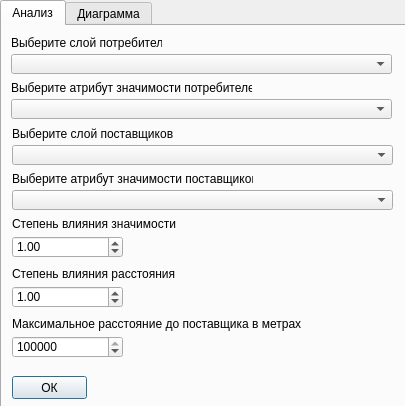
<?xml version="1.0" encoding="UTF-8"?>
<ui version="4.0">
 <class>Dialog</class>
 <widget class="QDialog" name="Dialog">
  <property name="geometry">
   <rect>
    <x>0</x>
    <y>0</y>
    <width>405</width>
    <height>406</height>
   </rect>
  </property>
  <property name="windowTitle">
   <string>Гравитационная модель</string>
  </property>
  <property name="sizeGripEnabled">
   <bool>false</bool>
  </property>
  <property name="modal">
   <bool>false</bool>
  </property>
  <widget class="QTabWidget" name="tabWidget">
   <property name="geometry">
    <rect>
     <x>0</x>
     <y>0</y>
     <width>411</width>
     <height>411</height>
    </rect>
   </property>
   <property name="tabPosition">
    <enum>QTabWidget::North</enum>
   </property>
   <property name="tabShape">
    <enum>QTabWidget::Rounded</enum>
   </property>
   <property name="currentIndex">
    <number>0</number>
   </property>
   <property name="documentMode">
    <bool>false</bool>
   </property>
   <property name="movable">
    <bool>true</bool>
   </property>
   <widget class="QWidget" name="tab">
    <attribute name="title">
     <string>Анализ</string>
    </attribute>
    <widget class="QLabel" name="label_significance_attr_2">
     <property name="geometry">
      <rect>
       <x>10</x>
       <y>145</y>
       <width>241</width>
       <height>16</height>
      </rect>
     </property>
     <property name="text">
      <string>&lt;html&gt;&lt;head/&gt;&lt;body&gt;&lt;p&gt;Выберите атрибут значимости  поставщиков&lt;/p&gt;&lt;/body&gt;&lt;/html&gt;</string>
     </property>
    </widget>
    <widget class="QLabel" name="label_distance_power">
     <property name="geometry">
      <rect>
       <x>10</x>
       <y>240</y>
       <width>274</width>
       <height>16</height>
      </rect>
     </property>
     <property name="text">
      <string>Степень влияния расстояния</string>
     </property>
    </widget>
    <widget class="QComboBox" name="comboBox_significance_attr">
     <property name="enabled">
      <bool>true</bool>
     </property>
     <property name="geometry">
      <rect>
       <x>9</x>
       <y>73</y>
       <width>381</width>
       <height>20</height>
      </rect>
     </property>
     <property name="contextMenuPolicy">
      <enum>Qt::NoContextMenu</enum>
     </property>
    </widget>
    <widget class="QPushButton" name="ok_button">
     <property name="geometry">
      <rect>
       <x>10</x>
       <y>350</y>
       <width>75</width>
       <height>23</height>
      </rect>
     </property>
     <property name="text">
      <string>ОК</string>
     </property>
    </widget>
    <widget class="QLabel" name="label_features_layer">
     <property name="geometry">
      <rect>
       <x>9</x>
       <y>9</y>
       <width>151</width>
       <height>16</height>
      </rect>
     </property>
     <property name="text">
      <string>Выберите слой потребителей</string>
     </property>
    </widget>
    <widget class="QComboBox" name="comboBox_significance_attr_2">
     <property name="enabled">
      <bool>true</bool>
     </property>
     <property name="geometry">
      <rect>
       <x>10</x>
       <y>164</y>
       <width>381</width>
       <height>20</height>
      </rect>
     </property>
     <property name="contextMenuPolicy">
      <enum>Qt::NoContextMenu</enum>
     </property>
    </widget>
    <widget class="QLabel" name="label_features_layer_2">
     <property name="geometry">
      <rect>
       <x>10</x>
       <y>100</y>
       <width>161</width>
       <height>16</height>
      </rect>
     </property>
     <property name="text">
      <string>Выберите слой поставщиков</string>
     </property>
    </widget>
    <widget class="QLabel" name="label_significance_power">
     <property name="geometry">
      <rect>
       <x>10</x>
       <y>190</y>
       <width>181</width>
       <height>16</height>
      </rect>
     </property>
     <property name="text">
      <string>Степень влияния значимости</string>
     </property>
    </widget>
    <widget class="QComboBox" name="comboBox_feature_layer">
     <property name="geometry">
      <rect>
       <x>9</x>
       <y>28</y>
       <width>381</width>
       <height>20</height>
      </rect>
     </property>
    </widget>
    <widget class="QLabel" name="label_significance_attr">
     <property name="geometry">
      <rect>
       <x>9</x>
       <y>54</y>
       <width>241</width>
       <height>16</height>
      </rect>
     </property>
     <property name="text">
      <string>&lt;html&gt;&lt;head/&gt;&lt;body&gt;&lt;p&gt;Выберите атрибут значимости потребителей&lt;/p&gt;&lt;/body&gt;&lt;/html&gt;</string>
     </property>
    </widget>
    <widget class="QComboBox" name="comboBox_feature_layer_2">
     <property name="geometry">
      <rect>
       <x>10</x>
       <y>119</y>
       <width>381</width>
       <height>20</height>
      </rect>
     </property>
    </widget>
    <widget class="QLabel" name="label_max_distance">
     <property name="geometry">
      <rect>
       <x>10</x>
       <y>290</y>
       <width>381</width>
       <height>16</height>
      </rect>
     </property>
     <property name="text">
      <string>Максимальное расстояние до поставщика в метрах</string>
     </property>
    </widget>
    <widget class="QSpinBox" name="spinBox">
     <property name="geometry">
      <rect>
       <x>10</x>
       <y>310</y>
       <width>111</width>
       <height>22</height>
      </rect>
     </property>
     <property name="maximum">
      <number>9999999</number>
     </property>
     <property name="value">
      <number>9999999</number>
     </property>
    </widget>
    <widget class="QDoubleSpinBox" name="doubleSpinBox">
     <property name="geometry">
      <rect>
       <x>10</x>
       <y>210</y>
       <width>111</width>
       <height>22</height>
      </rect>
     </property>
     <property name="value">
      <double>1.000000000000000</double>
     </property>
    </widget>
    <widget class="QDoubleSpinBox" name="doubleSpinBox_2">
     <property name="geometry">
      <rect>
       <x>10</x>
       <y>260</y>
       <width>111</width>
       <height>22</height>
      </rect>
     </property>
     <property name="value">
      <double>1.000000000000000</double>
     </property>
    </widget>
   </widget>
   <widget class="QWidget" name="tab_2">
    <attribute name="title">
     <string>Диаграмма</string>
    </attribute>
    <widget class="QWidget" name="verticalLayoutWidget">
     <property name="geometry">
      <rect>
       <x>0</x>
       <y>0</y>
       <width>401</width>
       <height>331</height>
      </rect>
     </property>
     <layout class="QVBoxLayout" name="layout"/>
    </widget>
    <widget class="QComboBox" name="comboBox">
     <property name="geometry">
      <rect>
       <x>70</x>
       <y>330</y>
       <width>111</width>
       <height>20</height>
      </rect>
     </property>
    </widget>
    <widget class="QLabel" name="label">
     <property name="geometry">
      <rect>
       <x>10</x>
       <y>330</y>
       <width>47</width>
       <height>13</height>
      </rect>
     </property>
     <property name="text">
      <string>Подписи:</string>
     </property>
    </widget>
    <widget class="QPushButton" name="export_button">
     <property name="geometry">
      <rect>
       <x>240</x>
       <y>330</y>
       <width>131</width>
       <height>31</height>
      </rect>
     </property>
     <property name="text">
      <string>Экспорт</string>
     </property>
    </widget>
   </widget>
  </widget>
 </widget>
 <resources/>
 <connections/>
</ui>
